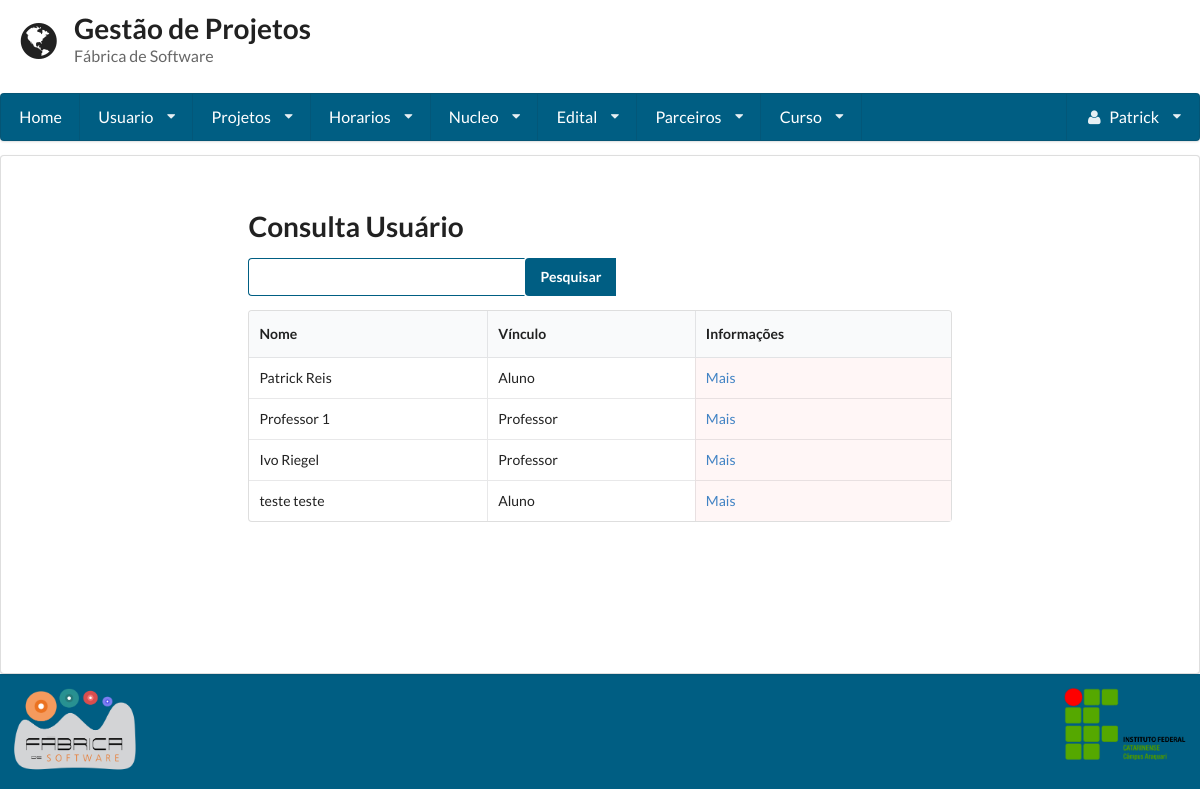
The page /consulta_usuario/ (signed in) on the database as committed earlier.
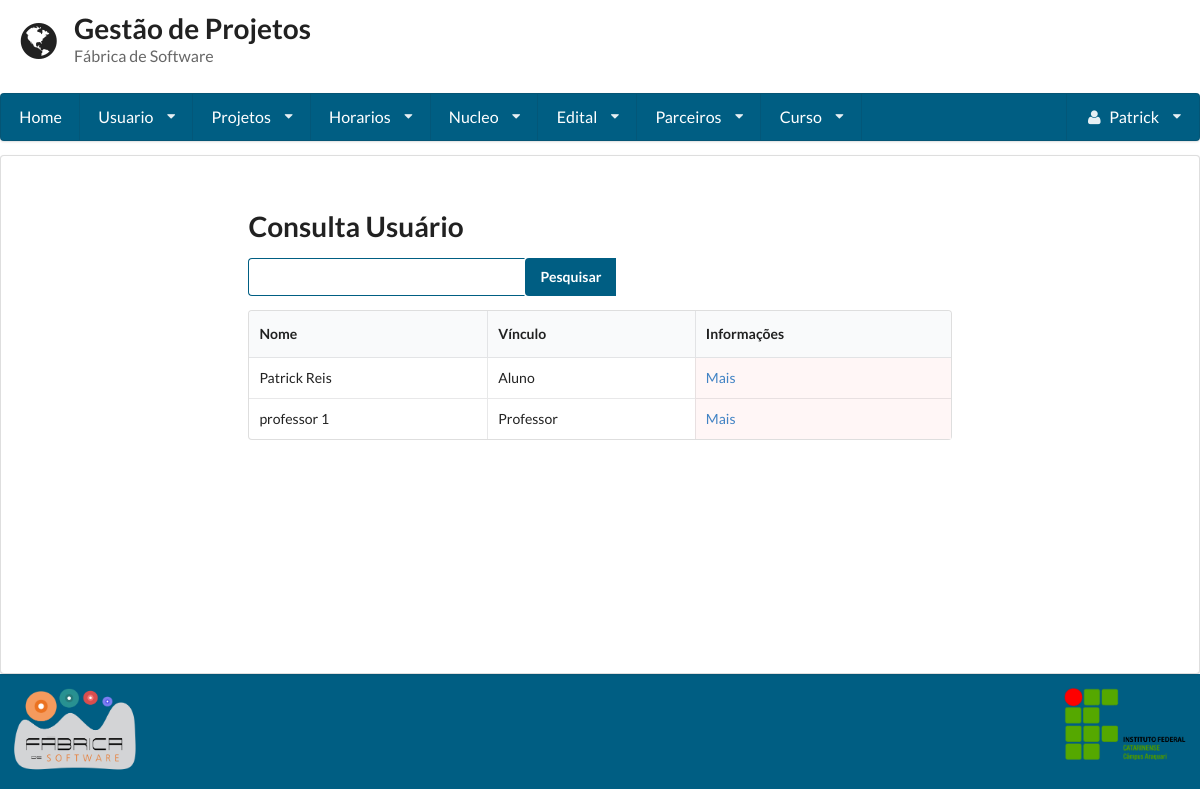
The same page on the database as committed later.
### gestaoapp/models/usuario.py (models this page shows, shortened)
class Usuario(User):
    PERIODO_CHOICES = (
        ('primeiro', '1° Semestre'),
        ('segundo', '2° Semestre'),
        ('terceiro', '3° Semestre'),
        ('quarto', '4° Semestre'),
        ('quinto', '5° Semestre'),
        ('sexto', '6° Semestre'),
        ('setimo', '7° Semestre'),
        ('oitavo', '8° Semestre'),
        ('nono', '9° Semestre'),
        ('decimo', '10° Semestre'),
    )
    VINCULO_CHOICES = (
        ('Aluno', 'Aluno'),
        ('Professor', 'Professor'),
    )
    periodo = models.CharField(
        max_length=255, null=True, blank=True,
        choices=PERIODO_CHOICES
    )
    vinculo_institucional = models.CharField(
        max_length=255, null=True, blank=True,
        choices=VINCULO_CHOICES)
    email_opcional = models.EmailField(max_length=254, null=True, blank=True)
    matricula = models.CharField(max_length=255, unique=True)
    foto = models.ImageField(upload_to='profile_images')
    carga_horaria = models.IntegerField(validators=[MaxValueValidator(100), MinValueValidator(1)])
    telefone1 = models.CharField(max_length=11)
    telefone2 = models.CharField(max_length=11, blank=True, null=True)
    curso = models.ForeignKey(Curso, null=True, blank=True)
    dia = models.ManyToManyField(Horario, blank=True)
    verificacao = models.CharField(max_length=255, null=True, blank=True, unique=True)
    lattes = models.URLField(null=True, blank=True)
    desc = models.TextField()

### gestaoapp/views/usuario.py (the view, shortened to what this page needs)
# urls.py: url(r'^consulta_usuario/', ConsultaUsuario.as_view()),
class ConsultaUsuario(LoginRequiredMixin, View):
    template = 'usuario/consulta.html'
    def get(self, request):
        form = Busca()
        usuario = Usuario.objects.all()
        return render(request, self.template, {'usuarios': usuario, "form": form})

### gestaoapp/forms/busca.py
class Busca(forms.Form):
	nome = forms.CharField(label='Buscar', widget=forms.TextInput)

### gestaoapp/templates/usuario/consulta.html (shortened to what this page needs)
{% extends 'base.html'%}
{% block conteudo%}
<form method='POST' action='/consulta_usuario/' class="ui form">
 	<h1 class=" ui header">Consulta Usuário</h1>
 	<div class="ui action input">
  		{{form.nome}}
	    	<input type="submit" value="Pesquisar" class='icon search'>
	</div>
</form>
<table class="ui celled table">
	<thead>
		<tr>
			<th>Nome</th>
			<th>Vínculo</th>
			<th>Informações</th>
		</tr>
	</thead>
	<tbody>
	{% for usuario in usuarios %}
		<tr>
			<td>{{ usuario.first_name }} {{ usuario.last_name }}</td>
			<td>{{ usuario.vinculo_institucional }}</td>
			<td class="negative"><a href="../visualizar_usuario/{{usuario.id}}">Mais</a></td>
		</tr>
	{% endfor %}
	</tbody>
</table>
{%endblock%}

### gestaoapp/templates/base.html (shortened to what this page needs)
<!doctype html>
<head>
    {% load staticfiles %}
    <link rel="stylesheet" href="{% static 'semantic-2.1/dist/semantic.css' %}"/>
    <link rel="stylesheet" href="{% static 'base.css' %}"/>
</head>
<body class="cor-fundo">
<header class="cabecalho">
    <div class="ui grid">
        <div class="row">
            <div class='twelve wide column'>
                <h1 class="ui header">
                    <i class='ui icon world'></i>
                    <div class="ui content">
                        Gestão de Projetos
                        <p class="sub header">
                            Fábrica de Software
                        </p>
                    </div>
                </h1>
            </div>
        </div>
        {% if user.is_authenticated %}
            <div class="computer only row">
                <nav class="ui large menu stackable"><a class="item" href="/home">Home</a>
                    <div class="ui dropdown item">Usuario<i class="dropdown icon"></i>
                    </div>
                    <div class="ui dropdown item">Projetos<i class="dropdown icon"></i>
                    </div>
                    <div class="ui dropdown item">Horarios<i class="dropdown icon"></i>
                    </div>
                    <div class="ui dropdown item">Nucleo<i class="dropdown icon"></i>
                    </div>
                    <div class="ui dropdown item">Edital<i class="dropdown icon"></i>
                    </div>
                    <div class="ui dropdown item">Parceiros<i class="dropdown icon"></i>
                    </div>
                    {% if user.is_superuser %}
                        <div class="ui dropdown item">Curso<i class="dropdown icon"></i>
                        </div>
                    {% endif %}
                    <div class="ui dropdown item right floated"><i class="user icon"></i>
                        {{ request.user.first_name }} <i class="dropdown icon"></i>
                    </div>
                </nav>
            </div>
        {% endif %}
    </div>
</header>
<article class="corpo ui segment cor-conteudo">
    <div class="ui grid">
        <div class="row">
            <div class="three wide column"></div>
            <div class="ten wide column">
                {% block conteudo %}
                {% endblock %}
            </div>
        </div>
    </div>
</article>
<footer class="ui grid rodape verde_escuro">
    <div class="two wide column">
        <img class="ui small image" src="{% static 'fabrica.png' %}">
    </div>
    <div class="twelve wide column"></div>
    <div class="two wide column">
        <img class="ui small image" src="{% static 'ifc2.png' %}">
    </div>
</footer>
</body>
</html>

### static/base.css (style rules this page uses)
.ui.grid { margin:0 !important; padding:0 !important; }
.cabecalho { min-height: 16% !important; color: #005e83 !important; }
.cabecalho .grid { margin:0 !important; padding:0 !important; }
.corpo { min-height: 64.9% !important; }
.rodape { min-height: 11% !important; }
article { margin: 0 !important; }
input.icon.search { background-color: #005e83 !important; color: #fff !important; font-weight: bold !important; }
.verde_escuro { background:#005e83 !important; color:#FFFFFF !important; }
.ui.menu { width: 100% !important; background-color: #005e83 !important; }
.ui.menu > .item { color: #FFF !important; }
input { border-color: #005E83 !important; }

Rows that differ between the two databases and show on the page:
removed Usuario: first_name "Ivo", last_name "Riegel", vinculo_institucional "Professor"
removed Usuario: first_name "teste", last_name "teste", vinculo_institucional "Aluno"
changed Usuario "Professor": first_name "Professor" → "professor"
